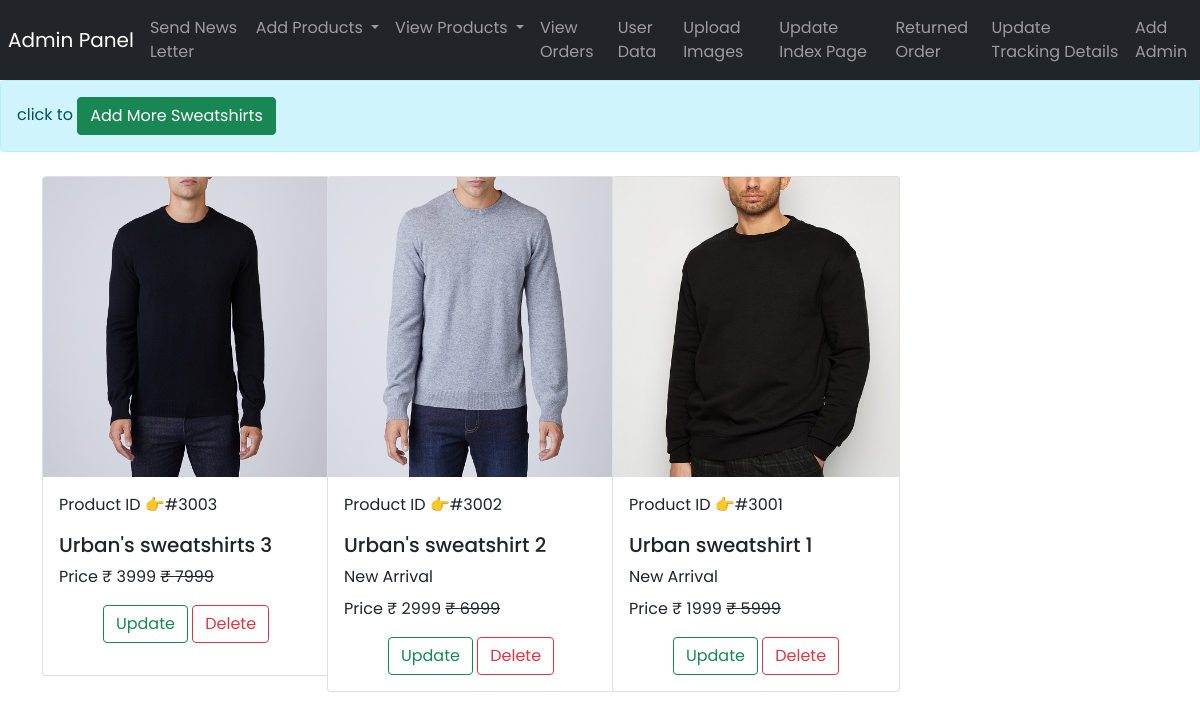
Screenshot of /urban.kleid.owner/view_sweatshirt.php with the database file from the repository.
### tables this page shows
CREATE TABLE `sweatshirts` (
  `pro_id` int(10) NOT NULL,
  `pro_name` varchar(255) NOT NULL,
  `pro_shortdetail` varchar(255) NOT NULL,
  `pro_price` int(15) NOT NULL,
  `pro_bid_price` int(15) NOT NULL,
  `pro_imagename` varchar(255) NOT NULL,
  `imageType` varchar(200) NOT NULL,
  `vp_img2` varchar(200) NOT NULL,
  `vp_img3` varchar(200) NOT NULL,
  `vp_img4` varchar(200) NOT NULL,
  `created` datetime NOT NULL DEFAULT current_timestamp()
);

### urban.kleid.owner/view_sweatshirt.php (the view, shortened to what this page needs)
<!doctype html>
<html lang="en">
<head>
    <link href="https://cdn.jsdelivr.net/npm/bootstrap@5.0.0-beta1/dist/css/bootstrap.min.css" rel="stylesheet"
>
    <link rel="stylesheet" href="css/style.css">
</head>
<body>
<?php include 'basic/navbar.php'; ?>
    <div class="alert alert-info" role="alert">
      click to
        <a href="add_sweatshirts.php" class="btn btn-success"> Add More Sweatshirts</a>
    </div>
    <div class="container my-3 ">
                  <div class="row">
    <?php
  include 'dbconnect.php';
  $sql = "SELECT * FROM `sweatshirts` ORDER BY pro_id DESC";
  $result = mysqli_query($conn, $sql);
  while ($row = mysqli_fetch_assoc($result)) {
    $id = $row['pro_id'];
    $title = $row['pro_name'];
    $detail = $row['pro_shortdetail'];
    $price = $row['pro_price'];
    $bidprice = $row['pro_bid_price'];
    $image_name=$row['pro_imagename'];
    echo '
           <div class="col-md-3 my-2 card-deck">
                          <div class="card mx-auto" style="width: 18rem; min-height:500px">
                          <img height="300px" src="../img/'.$image_name. '" class="card-img-top catimg" alt="...">
                              <div class="card-body">
                              <p class="card-text">Product ID 👉#' . $id . ' </p>
                                  <h5 class="card-title">' . $title . '</h5>
                                  <p class="card-title">' . $detail . '</p>
								  <p class="card-text">Price  &#8377;  ' . $price . ' <s> &#8377; ' . $bidprice . '</s></p>
                  <div class="text-center" role="group" aria-label="Basic example">
                  <a href="update_sweatshirts.php?proid='.$id.'" type="button" class="btn btn-outline-success ">Update</a>
                  <a href="delete_sweatshirts.php?proid='.$id.'" type="button" class="btn btn-outline-danger ">Delete</a>
                </div>
                              </div>
                          </div>
                      </div>
                      ';
  }
  ?>
  </div></div>
</body>
 </html>

### urban.kleid.owner/css/style.css (style rules this page uses)
* { margin: 0; padding: 0; }
body { font-family: 'Mukta Vaani', sans-serif; font-family: 'Nunito Sans', sans-serif; font-family: 'Poppins', sans-serif; }

### rows the page displays
sweatshirts: pro_imagename (picture), pro_id "3003", pro_name "Urban's sweatshirts 3", pro_price "3999", pro_bid_price "7999"
sweatshirts: pro_imagename (picture), pro_id "3002", pro_name "Urban's sweatshirt 2", pro_shortdetail "New Arrival", pro_price "2999", pro_bid_price "6999"
sweatshirts: pro_imagename (picture), pro_id "3001", pro_name "Urban sweatshirt 1", pro_shortdetail "New Arrival", pro_price "1999", pro_bid_price "5999"
